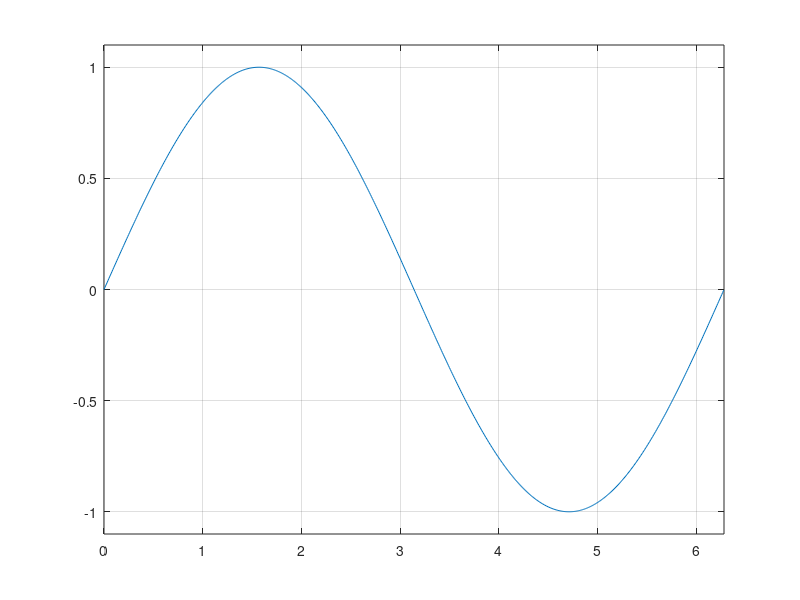

This chart was generated by the following MATLAB code: (Note: this script raises an error after producing the figure.)
clear all;close all;clc;

addpath matlab2tikz/src/;

t = 0:0.01:2*pi;
y = sin(t);
sinewave = figure('name','Sine Wave');
plot(t,y);grid on;
xlim([0,2*pi]);
ylim([-1.1,1.1]);

matlab2tikz('figurehandle',sinewave,'width','\textwidth','height','50mm','plot.tex');